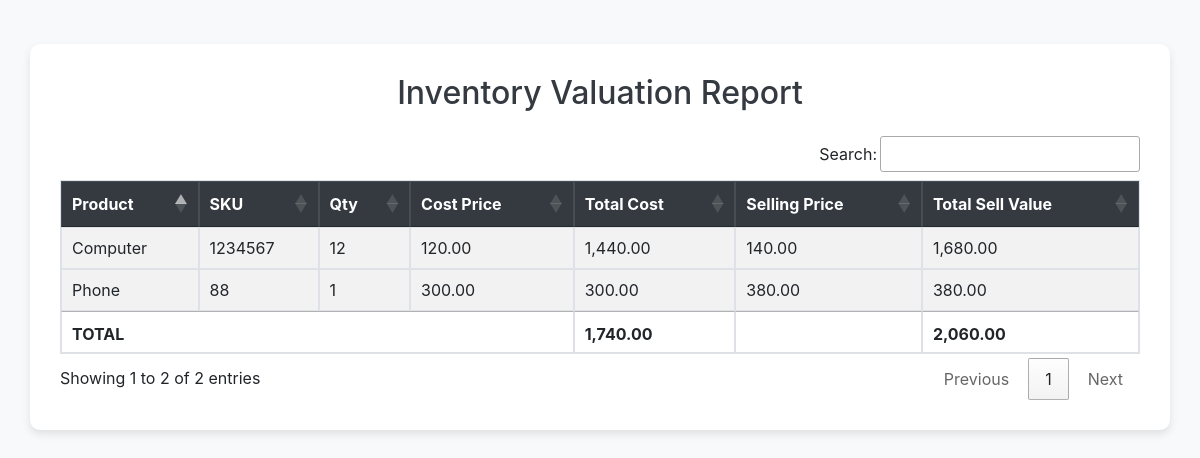
The app's page /reports/inventory_valuation_report.php (signed in), older data.
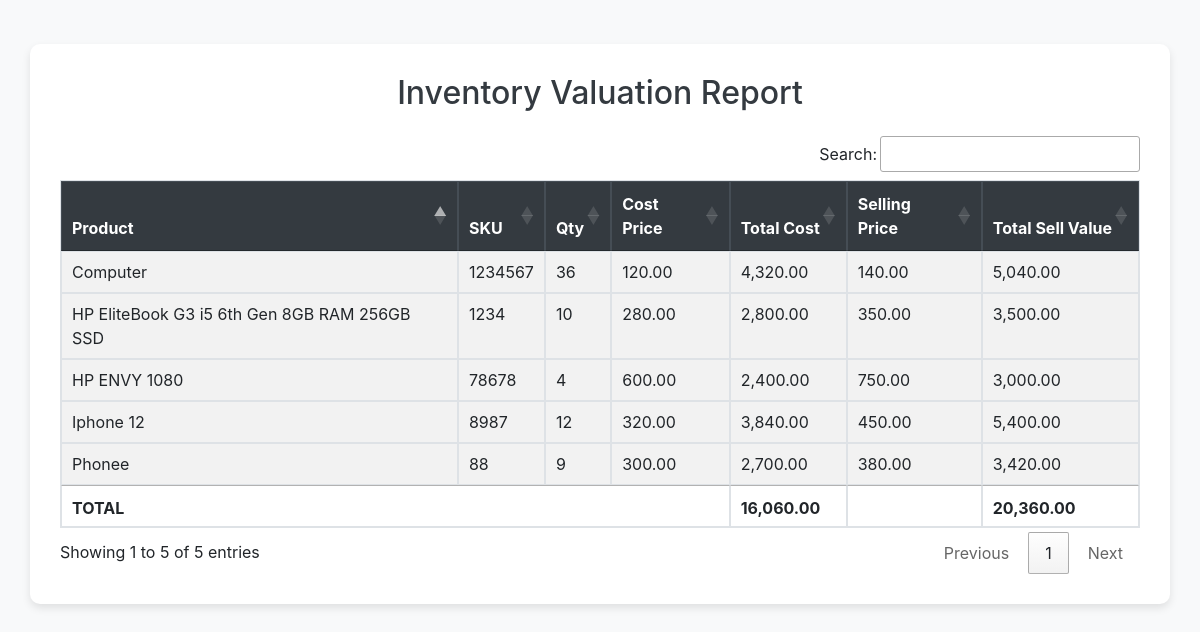
The same page, newer data.
### tables this page shows
CREATE TABLE `products` (
  `id` int(11) NOT NULL,
  `name` varchar(100) NOT NULL,
  `category` varchar(100) DEFAULT NULL,
  `sku` varchar(50) DEFAULT NULL,
  `description` text DEFAULT NULL,
  `cost_price` decimal(10,2) DEFAULT 0.00,
  `price` decimal(10,2) NOT NULL,
  `quantity` int(11) NOT NULL DEFAULT 0,
  `low_stock` int(11) DEFAULT 5,
  `supplier` varchar(100) DEFAULT NULL,
  `image` varchar(255) DEFAULT NULL,
  `created_by` int(11) DEFAULT NULL,
  `created_at` timestamp NOT NULL DEFAULT current_timestamp()
);

### reports/inventory_valuation_report.php (the view, shortened to what this page needs)
<?php
include_once "../config/config.php";
$result = mysqli_query($conn, "SELECT name, sku, quantity, cost_price, price FROM products");
?>
<!DOCTYPE html>
<html lang="en">
<head>
  <link href="../vendor/bootstrap-4.1/bootstrap.min.css" rel="stylesheet">
  <link rel="stylesheet" href="https://cdn.datatables.net/1.13.6/css/jquery.dataTables.min.css">
  <link rel="stylesheet" href="https://cdn.datatables.net/buttons/2.4.1/css/buttons.dataTables.min.css">
</head>
<body class="p-4">
  <div class="container">
    <h2 class="mb-4">Inventory Valuation Report</h2>
    <table id="valuationTable" class="table table-bordered table-striped">
      <thead>
        <tr><th>Product</th><th>SKU</th><th>Qty</th><th>Cost Price</th><th>Total Cost</th><th>Selling Price</th><th>Total Sell Value</th></tr>
      </thead>
      <tbody>
        <?php
        $totalCost = $totalSell = 0;
        while ($r = mysqli_fetch_assoc($result)) {
          $cost = $r['quantity'] * $r['cost_price'];
          $sell = $r['quantity'] * $r['price'];
          $totalCost += $cost;
          $totalSell += $sell;
          echo "<tr>
            <td>" . htmlspecialchars($r['name']) . "</td>
            <td>" . htmlspecialchars($r['sku']) . "</td>
            <td>" . htmlspecialchars($r['quantity']) . "</td>
            <td>" . number_format($r['cost_price'],2) . "</td>
            <td>" . number_format($cost,2) . "</td>
            <td>" . number_format($r['price'],2) . "</td>
            <td>" . number_format($sell,2) . "</td>
          </tr>";
        }
        ?>
      </tbody>
      <tfoot>
        <tr>
          <th colspan="4">TOTAL</th>
          <th><?=number_format($totalCost,2)?></th>
          <th></th>
          <th><?=number_format($totalSell,2)?></th>
        </tr>
      </tfoot>
    </table>
  </div>
</body>
</html>

### reports/inventory_valuation_report.php (style rules this page uses)
body { font-family: 'Inter', sans-serif; background-color: #f8f9fa; }
.container { background-color: #ffffff; padding: 30px; border-radius: 10px; box-shadow: 0 4px 8px rgba(0, 0, 0, 0.1); margin-top: 20px; }
h2 { color: #343a40; margin-bottom: 20px; text-align: center; }
.table thead th { background-color: #343a40; color: #ffffff; border-color: #454d55; }
.table tbody tr:nth-child(even) { background-color: #f2f2f2; }

Row changes from the older to the newer data that the page shows:
changed products "Computer": quantity "12" → "36"; cost "1,440.00" → "4,320.00"; sell "1,680.00" → "5,040.00"
changed products: name "Phone" → "Phonee"; quantity "1" → "9"; cost "300.00" → "2,700.00"; sell "380.00" → "3,420.00"
added products: name "HP ENVY 1080", sku "78678", quantity "4", cost_price "600.00", cost "2,400.00", price "750.00", sell "3,000.00"
added products: name "HP EliteBook G3 i5 6th Gen 8GB RAM 256GB SSD", sku "1234", quantity "10", cost_price "280.00", cost "2,800.00", price "350.00", sell "3,500.00"
added products: name "Iphone 12", sku "8987", quantity "12", cost_price "320.00", cost "3,840.00", price "450.00", sell "5,400.00"
Text that changed along with them:
text written by a page script: "Search: Showing 1 to 2 of 2 entries Previous 1 Next" → "Search: Showing 1 to 5 of 5 entries Previous 1 Next"
$totalCost: "1,740.00" → "16,060.00"
$totalSell: "2,060.00" → "20,360.00"
